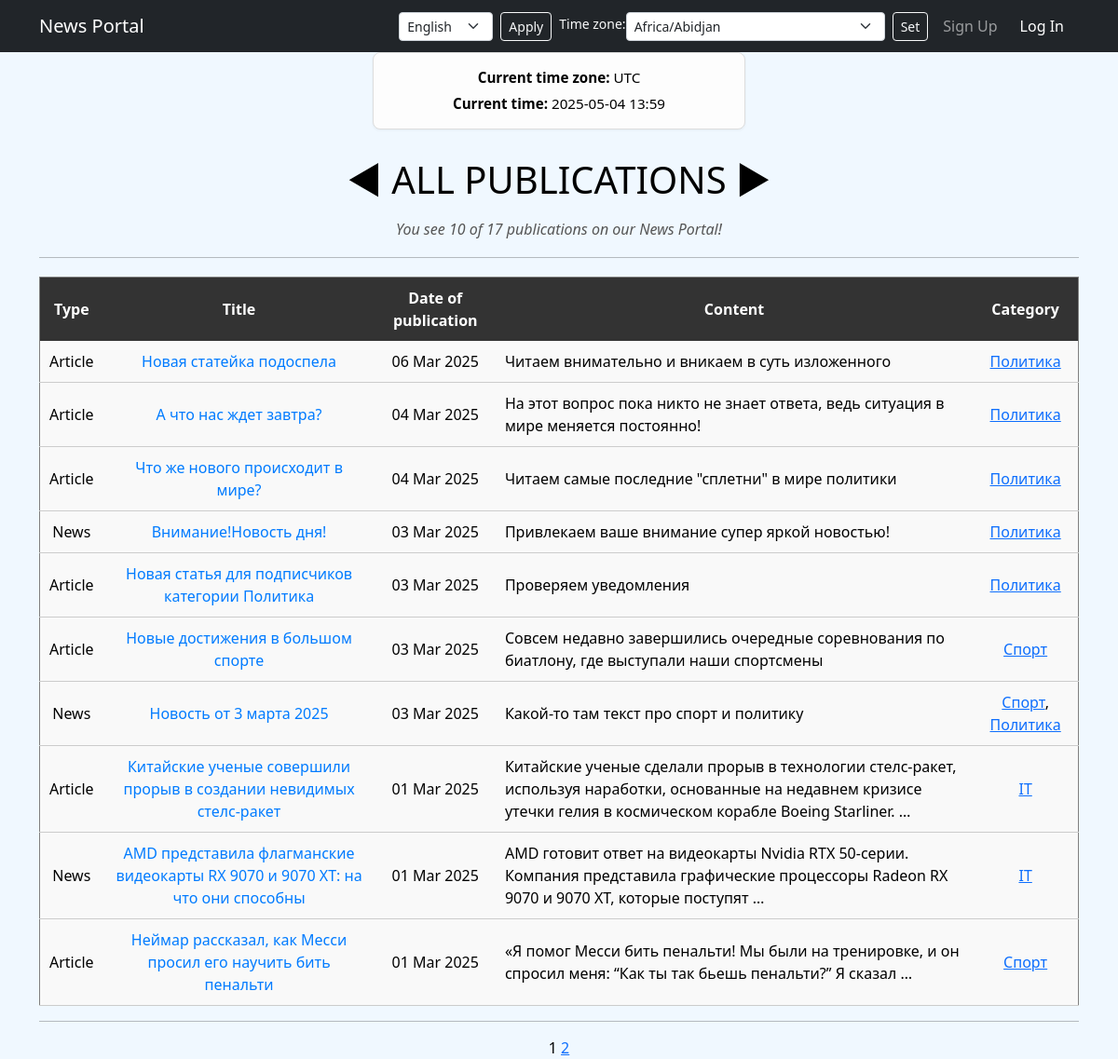
The page /news/ on the database as committed earlier.
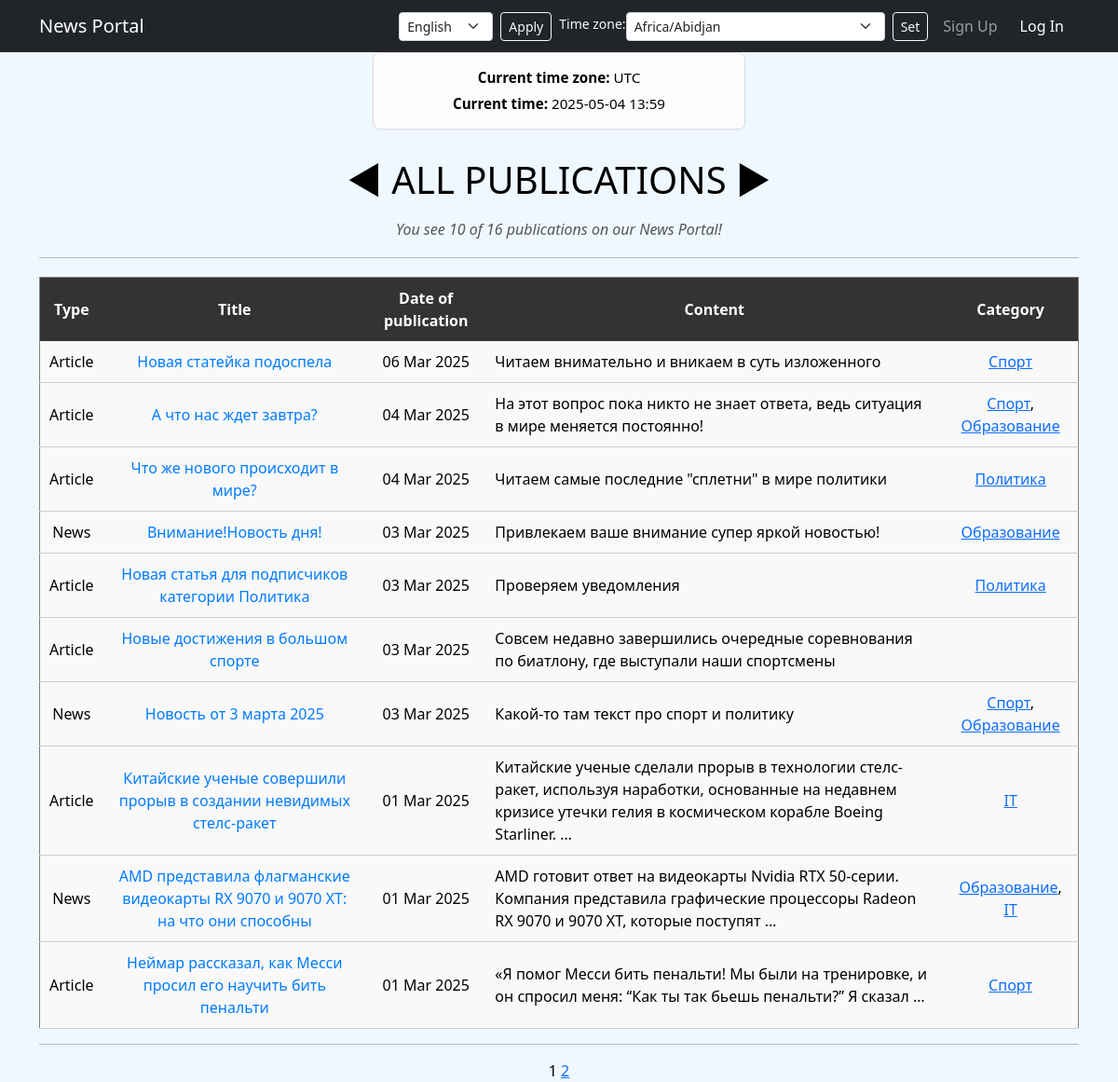
The same page on the database as committed later.
### news/models.py (models this page shows, shortened)
class Post(models.Model):
    author = models.ForeignKey(
        Author,
        on_delete=models.CASCADE,
        help_text=_('Author of publication'),
        verbose_name=_('Author'),
    )
    ARTICLE = 'AR'
    NEWS = 'NW'
    CATEGORIES = (
        (NEWS, _('News')),
        (ARTICLE, _('Article')),
    )
    publication = models.CharField(
        max_length=2,
        choices=CATEGORIES,
        default=NEWS,
        verbose_name = _('Publication'),
    )
    date_creation = models.DateTimeField(auto_now_add=True, verbose_name=_('Date of publication'))
    post_category = models.ManyToManyField(Category, through='PostCategory')
    title = models.CharField(max_length=256, verbose_name=_('Title'))
    text = models.TextField(verbose_name=_('Text'))
    rating = models.SmallIntegerField(default=0, verbose_name=_('Rating'))
    class Meta:
        verbose_name = _('Publication')
        verbose_name_plural = _('Publications')

class Category(models.Model):
    name_category = models.CharField(
        max_length=64,
        unique=True,
        help_text=_('name category'),
        verbose_name=_('Category Name'),
    )
    subscribers = models.ManyToManyField(User, related_name='categories')
    def __str__(self):
        return f'{self.name_category}'
    class Meta:
        verbose_name = _('Category')
        verbose_name_plural = _('Categories')

### news/views.py (the view, shortened to what this page needs)
# urls.py: path('', NewsList.as_view(), name='news_list'),
class NewsList(ListView):
    model = Post
    ordering = '-date_creation'
    template_name = 'news.html'
    context_object_name = 'news'
    paginate_by = 10
    def get_context_data(self, **kwargs):
        context = super().get_context_data(**kwargs)
        timezone_name = self.request.session.get('django_timezone', 'UTC')
        user_timezone = pytz.timezone(timezone_name)  # Получаем объект часового пояса
        current_time = timezone.now().astimezone(user_timezone)  # Переводим время в выбранный часовой пояс
        time_of_day = "day" if 7 <= current_time.hour < 19 else "night"
        context['is_author'] = self.request.user.is_authenticated and self.request.user.groups.filter(name='authors').exists()
        context['current_time'] = current_time  # Добавляем время в контекст
        context['time_of_day'] = time_of_day  # Добавляем информацию о времени суток
        context['date_creation'] = datetime.utcnow()
        if self.request.user.is_authenticated and context['is_author']:
            limit = settings.DAY_LIMIT_POSTS
            prev_day = timezone.now() - timedelta(hours=24)
            posts_day_count = Post.objects.filter(
                date_creation__gte=prev_day,
                author__authorUser=self.request.user
            ).count()
            context.update({
                'limit': limit,
                'count': posts_day_count,
                'posts_limit': posts_day_count >= limit,
            })
        else:
            context.update({'limit': 0, 'count': 0, 'posts_limit': False})
        context['timezones'] = pytz.common_timezones  # Добавляем список всех часовых поясов
        return context

### news/templatetags/custom_filters.py (called while the page is built)
@register.filter()
def censor(value):
    bad_word = ['Искусство', 'Мэр', 'геймеров', 'очко']
    for word in value.split():
        for i in bad_word:
            if i.lower() in word.lower().replace(',.:;/-\\""', ''):
                value = value.replace(i, f"{i[0]}{'*' * (len(i) - 1)}")
    if not isinstance(value, str):
        raise TypeError(f'Filter applied to an unresolved type {type(value)}\nAllowed type str')
    return value

### templates/news.html (shortened to what this page needs)
{% extends 'flatpages/default.html' %}
{% load i18n %}
{% load tz %}
{% load custom_filters %}
{% block content %}
<h1 style="text-align: center; margin-bottom: 20px;">◄ {% trans "ALL PUBLICATIONS" %} ►</h1>
<h6 style="text-align: center; color: #555;"><i>{% trans "You see" %} {{ news|length }} {% trans "of" %} {{ paginator.count }} {% trans "publications on our News Portal!" %}</i></h6>
<hr style="margin: 20px 0;">
{% if news %}
    <table border="1" cellpadding="10" cellspacing="0" width="100%" style="border-collapse: collapse; text-align: center; background-color: #f9f9f9;">
        <thead style="background-color: #333; font-weight: bold; color: white;">
            <tr>
                <th>{% trans "Type" %}</th>
                <th>{% trans "Title" %}</th>
                <th>{% trans "Date of publication" %}</th>
                <th>{% trans "Content" %}</th>
                <th>{% trans "Category" %}</th>
            </tr>
        </thead>
        <tbody>
            {% for new in news %}
            <tr style="border-bottom: 1px solid #ccc; color: black;">
                <td>{{ new.get_publication_display }}</td>
                <td>
                    <a class="nav-link" href="{% url 'new_detail' new.id %}" style="text-decoration: none; color: #007bff;">{{ new.title|censor }}</a>
                </td>
                <td>{{ new.date_creation|date:'d M Y' }}</td>
                <td style="text-align: left;">{{ new.text|truncatewords:20|censor }}</td>
                <td>
                    {% for category in new.post_category.all %}
                        <a href="{% url 'category_news' category.id %}">{{ category }}</a>{% if not forloop.last %}, {% endif %}
                    {% endfor %}
                </td>
            </tr>
            {% endfor %}
        </tbody>
    </table>
{% else %}
    <h2>{% trans "No publications found!" %}</h2>
{% endif %}
<hr>
{{ page_obj.number }}
{% if page_obj.has_next %}
    <a href="?page={{ page_obj.next_page_number }}">{{ page_obj.next_page_number }}</a>
{% endif %}
{% endblock content %}

Rows that differ between the two databases and show on the page:
changed Post "Новая статейка подоспела": gains Category (name_category "Спорт"); loses Category (name_category "Политика")
changed Post "А что нас ждет завтра?": gains Category (name_category "Образование"); gains Category (name_category "Спорт"); loses Category (name_category "Политика")
changed Post "Внимание!Новость дня!": gains Category (name_category "Образование"); loses Category (name_category "Политика")
changed Post "Новые достижения в большом спорте": loses Category (name_category "Спорт")
changed Post "Новость от 3 марта 2025": gains Category (name_category "Образование"); loses Category (name_category "Политика")
changed Post "AMD представила флагманские видеокарты RX 9070 и 9070 XT: на что они способны": gains Category (name_category "Образование")
Other text that changed with them:
{{ paginator.count }}: "17" → "16"
